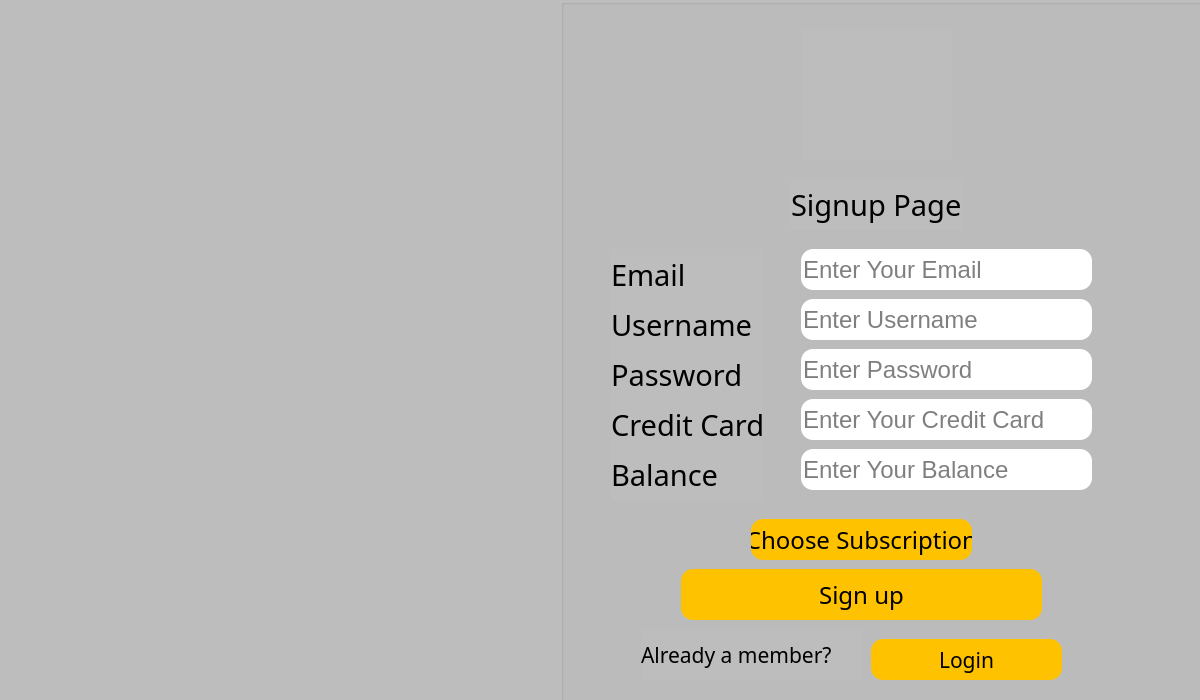
<?xml version="1.0" encoding="UTF-8"?>
<ui version="4.0">
 <class>SignupPage</class>
 <widget class="QDialog" name="SignupPage">
  <property name="geometry">
   <rect>
    <x>0</x>
    <y>0</y>
    <width>1200</width>
    <height>700</height>
   </rect>
  </property>
  <property name="windowTitle">
   <string>Dialog</string>
  </property>
  <property name="styleSheet">
   <string notr="true">background-color: #BDBDBD;</string>
  </property>
  <widget class="QGroupBox" name="groupBox">
   <property name="geometry">
    <rect>
     <x>561</x>
     <y>-1</y>
     <width>641</width>
     <height>711</height>
    </rect>
   </property>
   <property name="title">
    <string/>
   </property>
   <widget class="QLabel" name="user">
    <property name="geometry">
     <rect>
      <x>240</x>
      <y>30</y>
      <width>151</width>
      <height>131</height>
     </rect>
    </property>
    <property name="text">
     <string/>
    </property>
   </widget>
   <widget class="QLabel" name="label_2">
    <property name="geometry">
     <rect>
      <x>230</x>
      <y>180</y>
      <width>171</width>
      <height>51</height>
     </rect>
    </property>
    <property name="font">
     <font>
      <family>BAXAUTRIAL</family>
      <pointsize>22</pointsize>
     </font>
    </property>
    <property name="text">
     <string>Signup Page</string>
    </property>
   </widget>
   <widget class="QLabel" name="label_3">
    <property name="geometry">
     <rect>
      <x>50</x>
      <y>300</y>
      <width>151</width>
      <height>51</height>
     </rect>
    </property>
    <property name="font">
     <font>
      <family>BAXAUTRIAL</family>
      <pointsize>22</pointsize>
     </font>
    </property>
    <property name="text">
     <string>Username</string>
    </property>
   </widget>
   <widget class="QLabel" name="label_4">
    <property name="geometry">
     <rect>
      <x>50</x>
      <y>350</y>
      <width>151</width>
      <height>51</height>
     </rect>
    </property>
    <property name="font">
     <font>
      <family>BAXAUTRIAL</family>
      <pointsize>22</pointsize>
     </font>
    </property>
    <property name="text">
     <string>Password</string>
    </property>
   </widget>
   <widget class="QLineEdit" name="mail">
    <property name="geometry">
     <rect>
      <x>240</x>
      <y>250</y>
      <width>291</width>
      <height>41</height>
     </rect>
    </property>
    <property name="font">
     <font>
      <pointsize>18</pointsize>
     </font>
    </property>
    <property name="styleSheet">
     <string notr="true">background-color: white;
border-radius: 12;
color: black;</string>
    </property>
    <property name="placeholderText">
     <string>Enter Your Email</string>
    </property>
   </widget>
   <widget class="QLineEdit" name="pass">
    <property name="geometry">
     <rect>
      <x>240</x>
      <y>350</y>
      <width>291</width>
      <height>41</height>
     </rect>
    </property>
    <property name="font">
     <font>
      <pointsize>18</pointsize>
     </font>
    </property>
    <property name="styleSheet">
     <string notr="true">background-color: white;
border-radius: 12;
color: black;</string>
    </property>
    <property name="placeholderText">
     <string>Enter Password</string>
    </property>
   </widget>
   <widget class="QPushButton" name="signup">
    <property name="geometry">
     <rect>
      <x>120</x>
      <y>570</y>
      <width>361</width>
      <height>51</height>
     </rect>
    </property>
    <property name="font">
     <font>
      <family>BAXAUTRIAL</family>
      <pointsize>18</pointsize>
     </font>
    </property>
    <property name="styleSheet">
     <string notr="true">background-color: #FFC200;
border-radius: 12;
color: black;</string>
    </property>
    <property name="text">
     <string>Sign up</string>
    </property>
   </widget>
   <widget class="QLabel" name="label_5">
    <property name="geometry">
     <rect>
      <x>80</x>
      <y>630</y>
      <width>221</width>
      <height>51</height>
     </rect>
    </property>
    <property name="font">
     <font>
      <family>Baskerville Old Face</family>
      <pointsize>16</pointsize>
     </font>
    </property>
    <property name="text">
     <string>Already a member?</string>
    </property>
   </widget>
   <widget class="QPushButton" name="login">
    <property name="geometry">
     <rect>
      <x>310</x>
      <y>640</y>
      <width>191</width>
      <height>41</height>
     </rect>
    </property>
    <property name="font">
     <font>
      <family>BAXAUTRIAL</family>
      <pointsize>16</pointsize>
     </font>
    </property>
    <property name="styleSheet">
     <string notr="true">background-color: #FFC200;
border-radius: 12;
color: black;</string>
    </property>
    <property name="text">
     <string>Login</string>
    </property>
   </widget>
   <widget class="QLabel" name="label_6">
    <property name="geometry">
     <rect>
      <x>50</x>
      <y>250</y>
      <width>151</width>
      <height>51</height>
     </rect>
    </property>
    <property name="font">
     <font>
      <family>BAXAUTRIAL</family>
      <pointsize>22</pointsize>
     </font>
    </property>
    <property name="text">
     <string>Email</string>
    </property>
   </widget>
   <widget class="QLineEdit" name="name">
    <property name="geometry">
     <rect>
      <x>240</x>
      <y>300</y>
      <width>291</width>
      <height>41</height>
     </rect>
    </property>
    <property name="font">
     <font>
      <pointsize>18</pointsize>
     </font>
    </property>
    <property name="styleSheet">
     <string notr="true">background-color: white;
border-radius: 12;
color: black;</string>
    </property>
    <property name="text">
     <string/>
    </property>
    <property name="placeholderText">
     <string>Enter Username</string>
    </property>
   </widget>
   <widget class="QPushButton" name="choose">
    <property name="geometry">
     <rect>
      <x>190</x>
      <y>520</y>
      <width>221</width>
      <height>41</height>
     </rect>
    </property>
    <property name="font">
     <font>
      <family>BAXAUTRIAL</family>
      <pointsize>18</pointsize>
     </font>
    </property>
    <property name="styleSheet">
     <string notr="true">background-color: #FFC200;
border-radius: 12;
color: black;</string>
    </property>
    <property name="text">
     <string>Choose Subscription</string>
    </property>
   </widget>
   <widget class="QLabel" name="label_7">
    <property name="geometry">
     <rect>
      <x>50</x>
      <y>400</y>
      <width>151</width>
      <height>51</height>
     </rect>
    </property>
    <property name="font">
     <font>
      <family>BAXAUTRIAL</family>
      <pointsize>22</pointsize>
     </font>
    </property>
    <property name="text">
     <string>Credit Card</string>
    </property>
   </widget>
   <widget class="QLabel" name="label_8">
    <property name="geometry">
     <rect>
      <x>50</x>
      <y>450</y>
      <width>151</width>
      <height>51</height>
     </rect>
    </property>
    <property name="font">
     <font>
      <family>BAXAUTRIAL</family>
      <pointsize>22</pointsize>
     </font>
    </property>
    <property name="text">
     <string>Balance</string>
    </property>
   </widget>
   <widget class="QLineEdit" name="card">
    <property name="geometry">
     <rect>
      <x>240</x>
      <y>400</y>
      <width>291</width>
      <height>41</height>
     </rect>
    </property>
    <property name="font">
     <font>
      <pointsize>18</pointsize>
     </font>
    </property>
    <property name="styleSheet">
     <string notr="true">background-color: white;
border-radius: 12;
color: black;</string>
    </property>
    <property name="maxLength">
     <number>22</number>
    </property>
    <property name="placeholderText">
     <string>Enter Your Credit Card</string>
    </property>
   </widget>
   <widget class="QLineEdit" name="balance">
    <property name="geometry">
     <rect>
      <x>240</x>
      <y>450</y>
      <width>291</width>
      <height>41</height>
     </rect>
    </property>
    <property name="font">
     <font>
      <pointsize>18</pointsize>
     </font>
    </property>
    <property name="styleSheet">
     <string notr="true">background-color: white;
border-radius: 12;
color: black;</string>
    </property>
    <property name="placeholderText">
     <string>Enter Your Balance</string>
    </property>
   </widget>
  </widget>
  <widget class="QLabel" name="pic">
   <property name="geometry">
    <rect>
     <x>0</x>
     <y>0</y>
     <width>561</width>
     <height>701</height>
    </rect>
   </property>
   <property name="text">
    <string/>
   </property>
  </widget>
 </widget>
 <resources/>
 <connections/>
</ui>
